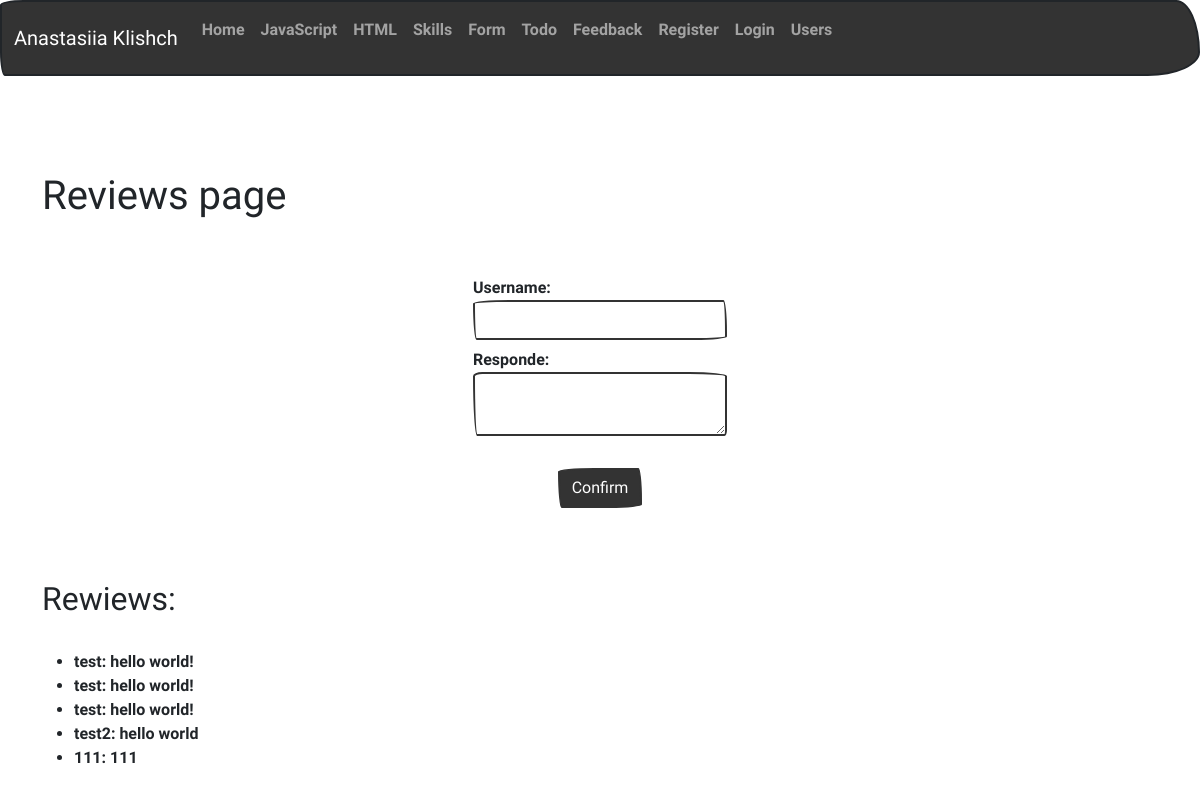
The app's page /reviews with its own data.
### app/control/models.py (models this page shows)
class Feedback(db.Model):
    id = db.Column(db.Integer, primary_key=True)
    name = db.Column(db.String(20), nullable=False)
    content = db.Column(db.Text, nullable=False)

### app/control/views.py (the view, shortened to what this page needs)
@control.route('/reviews', methods=["GET", "POST"])
def reviews():
    reviews = FeedbackForm()
    feedback_entries = Feedback.query.all()
    return render_template('reviews.html', reviews=reviews, feedback_entries=feedback_entries)

### app/control/forms.py
class FeedbackForm(FlaskForm):
    name = StringField("Username:",
                           validators=[DataRequired("Це поле обовʼязкове")],
                           render_kw={"class": "form-control"})
    content = TextAreaField("Responde:",
                           validators=[DataRequired("Це поле обовʼязкове")],
                           render_kw={"class": "form-control"})
    submit_feedback = SubmitField("Confirm",
                         render_kw={"class": "btn btn-primary"})

### app/control/templates/control/reviews.html (shortened to what this page needs)
{% from 'render_field.html' import render_field %}
{% extends "base.html" %}
{% block content %}
<h1>Reviews page</h1>
<br>
<div class="d-flex justify-content-center align-items-center">
    <div class="mt-4">
        <form action={{url_for("control.reviews")}}  method="POST" novalidate>
            {{ render_field(reviews.name)}}
            {{ render_field(reviews.content)}}
            <br>
            <div class="button-container">
                {{reviews.submit_feedback()}}
            </div>
        </form>
    </div>
</div>
<br>
<br>
<br>
<h2>Rewiews:</h2>
<br>
<ul>
    {% for entry in feedback_entries %}
        <li>{{ entry.name }}: {{ entry.content }}</li>
    {% endfor %}
</ul>
{% endblock %}

### app/static/css/mystyle.css (style rules this page uses)
body { justify-content: center; align-items: center; height: 100vh; margin: 0; }
input { text-align: center; }
.button-container { text-align: center; }

### records on screen
Feedback: name "test", content "hello world!"
Feedback: name "test", content "hello world!"
Feedback: name "test", content "hello world!"
Feedback: name "test2", content "hello world"
Feedback: name "111", content "111"

### other values on screen
{{ name }} "Home" "JavaScript" "HTML" "Skills" "Form" "Todo" "Feedback" "Register" "Login" "Users"
{{ field.label }} "Username: Responde:"
